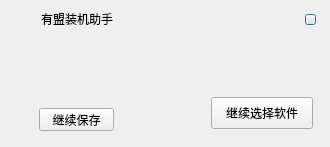
<?xml version="1.0" encoding="UTF-8"?>
<ui version="4.0">
 <class>UMessageBoxExClass</class>
 <widget class="QDialog" name="UMessageBoxExClass">
  <property name="geometry">
   <rect>
    <x>0</x>
    <y>0</y>
    <width>330</width>
    <height>147</height>
   </rect>
  </property>
  <property name="windowTitle">
   <string>UMessageBoxExClass</string>
  </property>
  <widget class="QWidget" name="shadowWidget" native="true">
   <property name="geometry">
    <rect>
     <x>0</x>
     <y>0</y>
     <width>330</width>
     <height>147</height>
    </rect>
   </property>
   <widget class="QWidget" name="centralWidget" native="true">
    <property name="geometry">
     <rect>
      <x>9</x>
      <y>4</y>
      <width>318</width>
      <height>135</height>
     </rect>
    </property>
    <property name="minimumSize">
     <size>
      <width>318</width>
      <height>135</height>
     </size>
    </property>
    <widget class="QLabel" name="messagebox_title">
     <property name="geometry">
      <rect>
       <x>32</x>
       <y>8</y>
       <width>101</width>
       <height>14</height>
      </rect>
     </property>
     <property name="font">
      <font>
       <family>Microsoft YaHei UI</family>
      </font>
     </property>
     <property name="text">
      <string>有盟装机助手</string>
     </property>
    </widget>
    <widget class="QLabel" name="messagebox_label_1">
     <property name="geometry">
      <rect>
       <x>36</x>
       <y>48</y>
       <width>260</width>
       <height>14</height>
      </rect>
     </property>
     <property name="font">
      <font>
       <family>Microsoft YaHei UI</family>
      </font>
     </property>
     <property name="text">
      <string/>
     </property>
     <property name="alignment">
      <set>Qt::AlignLeading|Qt::AlignLeft|Qt::AlignVCenter</set>
     </property>
    </widget>
    <widget class="QPushButton" name="messagebox_close">
     <property name="geometry">
      <rect>
       <x>296</x>
       <y>10</y>
       <width>11</width>
       <height>11</height>
      </rect>
     </property>
     <property name="cursor">
      <cursorShape>ArrowCursor</cursorShape>
     </property>
     <property name="text">
      <string/>
     </property>
    </widget>
    <widget class="QPushButton" name="continue_save">
     <property name="geometry">
      <rect>
       <x>30</x>
       <y>104</y>
       <width>75</width>
       <height>23</height>
      </rect>
     </property>
     <property name="text">
      <string>继续保存</string>
     </property>
    </widget>
    <widget class="QPushButton" name="messagebox_cancel">
     <property name="geometry">
      <rect>
       <x>202</x>
       <y>93</y>
       <width>102</width>
       <height>32</height>
      </rect>
     </property>
     <property name="text">
      <string>继续选择软件</string>
     </property>
    </widget>
    <widget class="QLabel" name="messagebox_label_2">
     <property name="geometry">
      <rect>
       <x>36</x>
       <y>68</y>
       <width>260</width>
       <height>14</height>
      </rect>
     </property>
     <property name="text">
      <string/>
     </property>
    </widget>
   </widget>
  </widget>
 </widget>
 <layoutdefault spacing="6" margin="11"/>
 <resources>
  <include location="../../UmInstallerAssistant.qrc"/>
 </resources>
 <connections/>
</ui>
